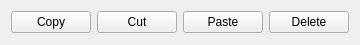
<?xml version="1.0" encoding="UTF-8"?>
<ui version="4.0">
 <class>property_control</class>
 <widget class="QWidget" name="property_control">
  <property name="geometry">
   <rect>
    <x>0</x>
    <y>0</y>
    <width>272</width>
    <height>45</height>
   </rect>
  </property>
  <property name="maximumSize">
   <size>
    <width>272</width>
    <height>45</height>
   </size>
  </property>
  <property name="windowTitle">
   <string>Form</string>
  </property>
  <property name="styleSheet">
   <string notr="true"/>
  </property>
  <layout class="QHBoxLayout" name="horizontalLayout_2">
   <item>
    <layout class="QHBoxLayout" name="horizontalLayout">
     <item>
      <widget class="QPushButton" name="button_copy">
       <property name="text">
        <string>Copy</string>
       </property>
      </widget>
     </item>
     <item>
      <widget class="QPushButton" name="button_cut">
       <property name="text">
        <string>Cut</string>
       </property>
      </widget>
     </item>
     <item>
      <widget class="QPushButton" name="button_paste">
       <property name="text">
        <string>Paste</string>
       </property>
      </widget>
     </item>
     <item>
      <widget class="QPushButton" name="button_delete">
       <property name="text">
        <string>Delete</string>
       </property>
      </widget>
     </item>
    </layout>
   </item>
  </layout>
 </widget>
 <resources/>
 <connections/>
</ui>
